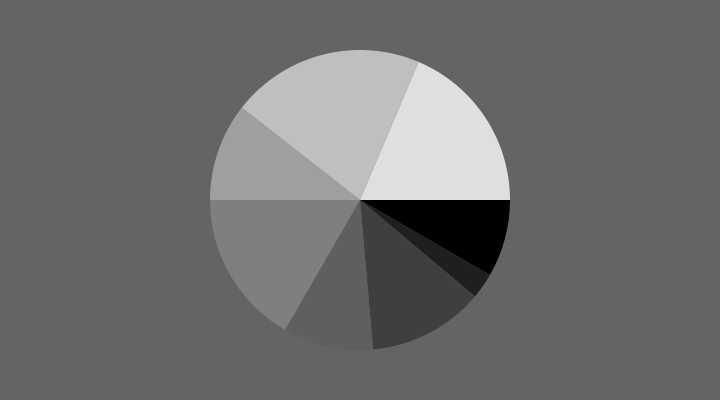
Frame 1 (no input)
Frame 2 (the mouse pressed at the canvas centre, redrawn once): identical to frame 1, image omitted

The Processing sketch that drew this single still picture (run headless with seeded random() and noise(); the mouse was pressed at the canvas centre and the sketch redrawn once):

// Processing sketch: sketch_09a_basicArrays
// ── sketch_09a_basicArrays.pde
float [] angles = { 30, 10, 45, 35, 60, 38, 75, 67 };

void setup() {
  size(720, 400);
  noStroke();
  noLoop();  // Run once and stop
}

void draw() {
  background(100);
  pieChart(300, angles);
}

void pieChart(float diameter, float data[]) {
  float lastAngle = 0;
  for (int i = 0; i < data.length; i++) {
    float gray = map(i, 0, data.length, 0, 255);
    fill(gray);
    arc(width/2, height/2, diameter, diameter, lastAngle, lastAngle+radians(angles[i]));
    lastAngle += radians(angles[i]);
    println(lastAngle);
  }
}
